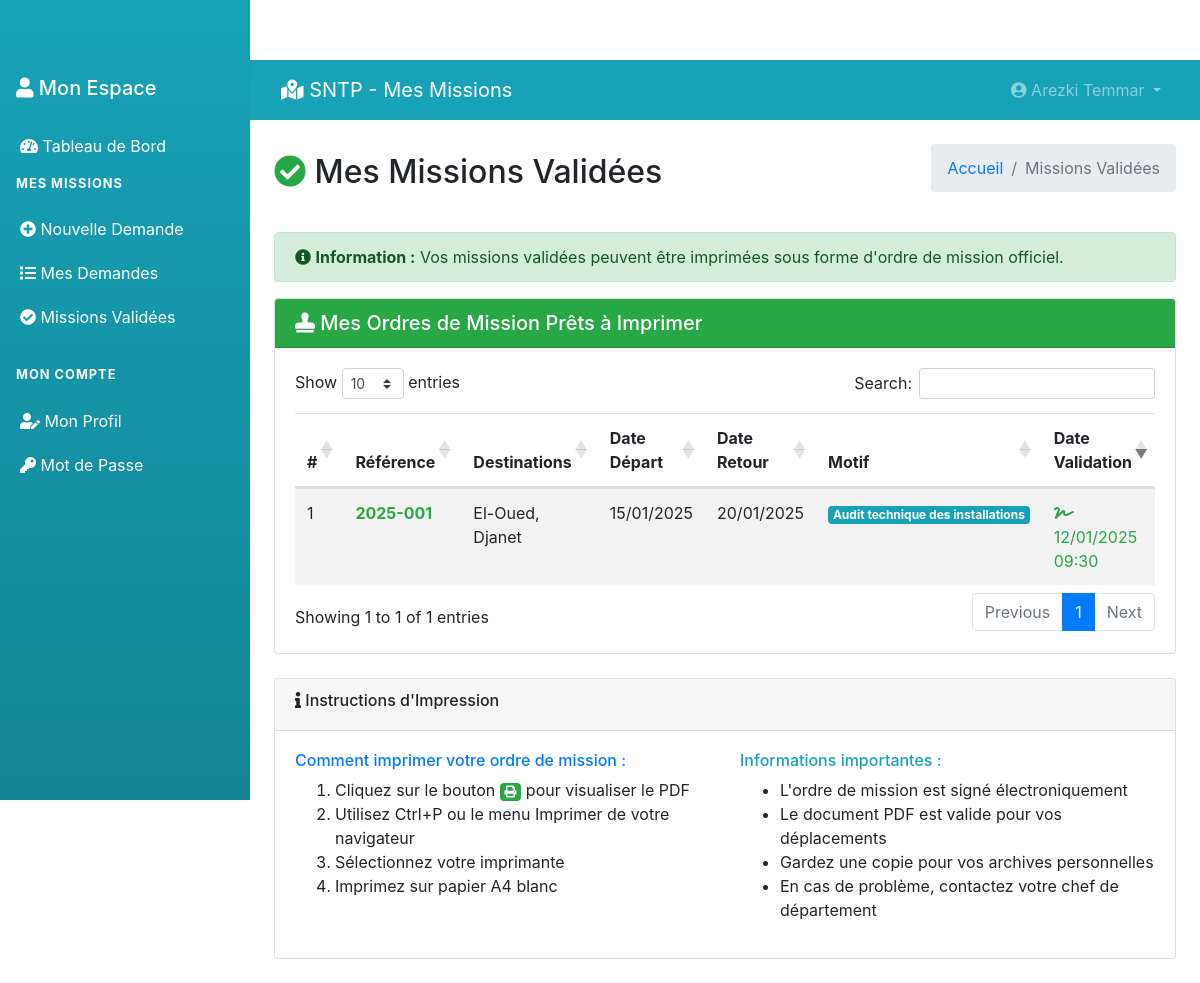
The page /user/validated-missions.php (signed in) on the database its author committed.
### tables this page shows
CREATE TABLE `tblusers` (
  `ID` int(10) NOT NULL,
  `Nom` varchar(200) DEFAULT NULL,
  `Prenom` varchar(200) DEFAULT NULL,
  `Email` varchar(200) DEFAULT NULL,
  `Fonction` varchar(200) DEFAULT NULL,
  `Departement` varchar(200) DEFAULT NULL,
  `MobileNumber` bigint(10) DEFAULT NULL,
  `Password` varchar(200) NOT NULL,
  `Role` enum('admin','chef_departement','user') DEFAULT 'user',
  `RegDate` timestamp NULL DEFAULT current_timestamp()
);

CREATE TABLE `tblmissions` (
  `ID` int(10) NOT NULL,
  `UserID` int(5) NOT NULL,
  `SubmittedBy` int(5) DEFAULT NULL,
  `ReferenceNumber` varchar(50) DEFAULT NULL,
  `NomPrenom` varchar(400) DEFAULT NULL,
  `Fonction` varchar(200) DEFAULT NULL,
  `VilleDepart` varchar(200) DEFAULT NULL,
  `DateDepart` date DEFAULT NULL,
  `Destinations` text DEFAULT NULL,
  `ItineraireType` varchar(100) DEFAULT NULL,
  `MotifDeplacement` varchar(300) DEFAULT NULL,
  `MoyenTransport` varchar(200) DEFAULT NULL,
  `DateRetour` date DEFAULT NULL,
  `Observations` text DEFAULT NULL,
  `Status` enum('en_attente','validee','rejetee','en_cours') DEFAULT 'en_attente',
  `Remarque` text DEFAULT NULL,
  `ValidatedBy` int(5) DEFAULT NULL,
  `DateCreation` timestamp NULL DEFAULT current_timestamp(),
  `DateValidation` timestamp NULL DEFAULT NULL ON UPDATE current_timestamp()
);

### user/validated-missions.php (the view, shortened to what this page needs)
<?php
include('../includes/config.php');
if (strlen($_SESSION['GMSuid']) == 0) {
    header('location:logout.php');
} else {
?>
<!DOCTYPE html>
<html lang="fr">
<head>
    <link href="https://cdn.jsdelivr.net/npm/bootstrap@4.6.2/dist/css/bootstrap.min.css" rel="stylesheet">
    <link href="https://cdnjs.cloudflare.com/ajax/libs/font-awesome/5.15.4/css/all.min.css" rel="stylesheet">
    <link href="https://cdn.datatables.net/1.11.5/css/dataTables.bootstrap4.min.css" rel="stylesheet">
</head>
<body>
    <?php include_once('includes/sidebar.php'); ?>
    <div class="main-content">
        <?php include_once('includes/header.php'); ?>
        <div class="container-fluid p-4">
            <div class="d-flex justify-content-between align-items-center mb-4">
                <h2><i class="fas fa-check-circle text-success"></i> Mes Missions Validées</h2>
                <nav aria-label="breadcrumb">
                    <ol class="breadcrumb">
                        <li class="breadcrumb-item"><a href="dashboard.php">Accueil</a></li>
                        <li class="breadcrumb-item active">Missions Validées</li>
                    </ol>
                </nav>
            </div>
            <div class="alert alert-success">
                <i class="fas fa-info-circle"></i>
                <strong>Information :</strong> Vos missions validées peuvent être imprimées sous forme d'ordre de mission officiel.
            </div>
            <div class="card">
                <div class="card-header bg-success text-white">
                    <h5 class="mb-0">
                        <i class="fas fa-stamp"></i>
                        Mes Ordres de Mission Prêts à Imprimer
                    </h5>
                </div>
                <div class="card-body">
                    <div class="table-responsive">
                        <table class="table table-striped data-table">
                            <thead>
                                <tr>
                                    <th>#</th>
                                    <th>Référence</th>
                                    <th>Destinations</th>
                                    <th>Date Départ</th>
                                    <th>Date Retour</th>
                                    <th>Motif</th>
                                    <th>Date Validation</th>
                                </tr>
                            </thead>
                            <tbody>
                                <?php
                                $sql = "SELECT * FROM tblmissions WHERE UserID=:uid AND Status='validee' ORDER BY DateValidation DESC";
                                $query = $dbh->prepare($sql);
                                $query->bindParam(':uid', $uid, PDO::PARAM_STR);
                                $query->execute();
                                $results = $query->fetchAll(PDO::FETCH_OBJ);
                                $cnt = 1;
                                if($query->rowCount() > 0) {
                                    foreach($results as $row) {
                                ?>
                                <tr>
                                    <td><?php echo $cnt; ?></td>
                                    <td>
                                        <strong class="text-success"><?php echo htmlentities($row->ReferenceNumber); ?></strong>
                                    </td>
                                    <td><?php echo htmlentities($row->Destinations); ?></td>
                                    <td><?php echo date('d/m/Y', strtotime($row->DateDepart)); ?></td>
                                    <td><?php echo date('d/m/Y', strtotime($row->DateRetour)); ?></td>
                                    <td>
                                        <span class="badge badge-info">
                                            <?php echo htmlentities($row->MotifDeplacement); ?>
                                        </span>
                                    </td>
                                    <td>
                                        <span class="text-success">
                                            <i class="fas fa-signature"></i>
                                            <?php echo date('d/m/Y H:i', strtotime($row->DateValidation)); ?>
                                        </span>
                                    </td>
                                </tr>
                                <?php $cnt++; }
                                } ?>
                            </tbody>
                        </table>
                    </div>
                </div>
            </div>
            <?php if($query->rowCount() > 0) { ?>
            <div class="mt-4">
                <div class="card">
                    <div class="card-header">
                        <h6><i class="fas fa-info"></i> Instructions d'Impression</h6>
                    </div>
                    <div class="card-body">
                        <div class="row">
                            <div class="col-md-6">
                                <h6 class="text-primary">Comment imprimer votre ordre de mission :</h6>
                                <ol>
                                    <li>Cliquez sur le bouton <span class="badge badge-success"><i class="fas fa-print"></i></span> pour visualiser le PDF</li>
                                    <li>Utilisez Ctrl+P ou le menu Imprimer de votre navigateur</li>
                                    <li>Sélectionnez votre imprimante</li>
                                    <li>Imprimez sur papier A4 blanc</li>
                                </ol>
                            </div>
                            <div class="col-md-6">
                                <h6 class="text-info">Informations importantes :</h6>
                                <ul>
                                    <li>L'ordre de mission est signé électroniquement</li>
                                    <li>Le document PDF est valide pour vos déplacements</li>
                                    <li>Gardez une copie pour vos archives personnelles</li>
                                    <li>En cas de problème, contactez votre chef de département</li>
                                </ul>
                            </div>
                        </div>
                    </div>
                </div>
            </div>
            <?php } ?>
        </div>
    </div>
</body>
</html>
<?php } ?>

### user/includes/header.php (shortened to what this page needs)
<nav class="navbar navbar-expand-lg navbar-dark bg-info">
    <div class="container-fluid">
        <a class="navbar-brand" href="dashboard.php">
            <i class="fas fa-map-marked-alt"></i> SNTP - Mes Missions
        </a>
        <div class="collapse navbar-collapse" id="navbarNav">
            <ul class="navbar-nav ml-auto">
                <li class="nav-item dropdown">
                    <a class="nav-link dropdown-toggle" href="#" id="navbarDropdown" role="button" data-toggle="dropdown">
                        <i class="fas fa-user-circle"></i>
                        <?php
                        $uid = $_SESSION['GMSuid'];
                        $sql = "SELECT Nom,Prenom FROM tblusers WHERE ID=:uid";
                        $query = $dbh->prepare($sql);
                        $query->bindParam(':uid',$uid,PDO::PARAM_STR);
                        $query->execute();
                        $result = $query->fetch(PDO::FETCH_OBJ);
                        echo htmlentities($result->Prenom . ' ' . $result->Nom);
                        ?>
                    </a>
                </li>
            </ul>
        </div>
    </div>
</nav>

### user/includes/sidebar.php (style rules this page uses)
.main-content { margin-left: 250px; padding-top: 60px; }
.nav-link { padding: 10px 20px; border-radius: 0; transition: background-color 0.3s; }

### rows shown on the page
tblusers: Prenom+Nom "Arezki Temmar"
tblmissions: ReferenceNumber "2025-001", Destinations "El-Oued, Djanet", DateDepart "15/01/2025", DateRetour "20/01/2025", MotifDeplacement "Audit technique des installations", DateValidation "12/01/2025 09:30"
